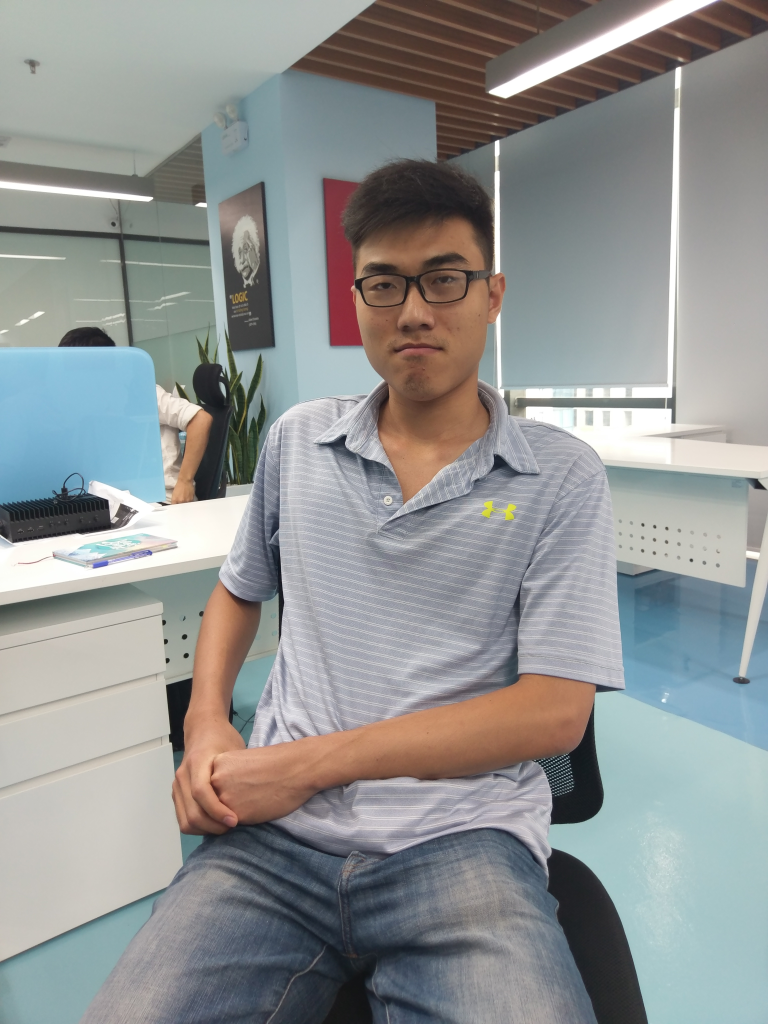
#> input picture img/test_chau2.jpg, 3072 x 4096 px (shown at 1/4 size)
$ python train.py --dataset ../img
#> lines starting #> are read from the running program, lines starting #| are printed output that depends on the picture

import cv2
import os
import datetime
import pickle
import argparse
import numpy as np
from imutils import paths

# global var
debug = True
FACE_SIZE = 165


def debug(msg, end='\n'):
    """
    useful functions because I don't want to write
    long code
    """
#> in prepare_training_data, image is the input picture: shape (4096, 3072, 3); mean B, G, R 146.2, 146.9, 144.6
    print(msg, end=end) if debug else 0

# [45 lines left out: functions draw_rect, detect_face, not called in this run]

def detect_face2(img):
    """
    function to detect face, using openCV
    different from detect_face: this will
    return same size for all faces.
    EigenFace, FisherFace requires same size

    :param img, <ndarray> input image
    """

    # convert img to gray scale, as opencv face detector expects
    # gray images
    gray = cv2.cvtColor(img, cv2.COLOR_BGR2GRAY)
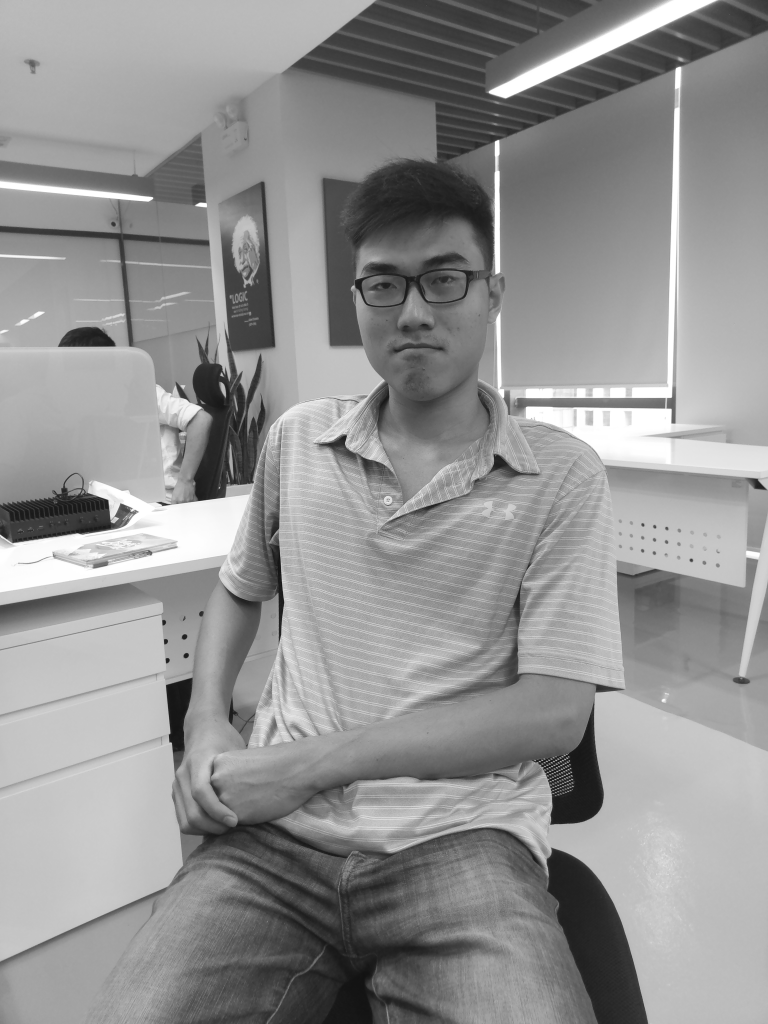
#> gray: shape (4096, 3072) (shown at 1/4 size); min 3, max 255, mean 146.2

    # load face detector
    face_cascade = cv2.CascadeClassifier("../cv_train/haarcascade_frontalface_default.xml")

    # detect face
    faces = face_cascade.detectMultiScale(gray, scaleFactor=1.2, minNeighbors=5)
#> faces = [[1305, 859, 707, 707]]

    # if no faces detected, return orignal img
    if len(faces) == 0:
        return None, None

    # extract first face
    (x, y, w, h) = faces[0]
#> x = 1305; y = 859; w = 707; h = 707

    # return only face part of image
    # w == h. so I guess it's fine to use
    # either to slice
    face = gray[y:y+w, x:x+h]
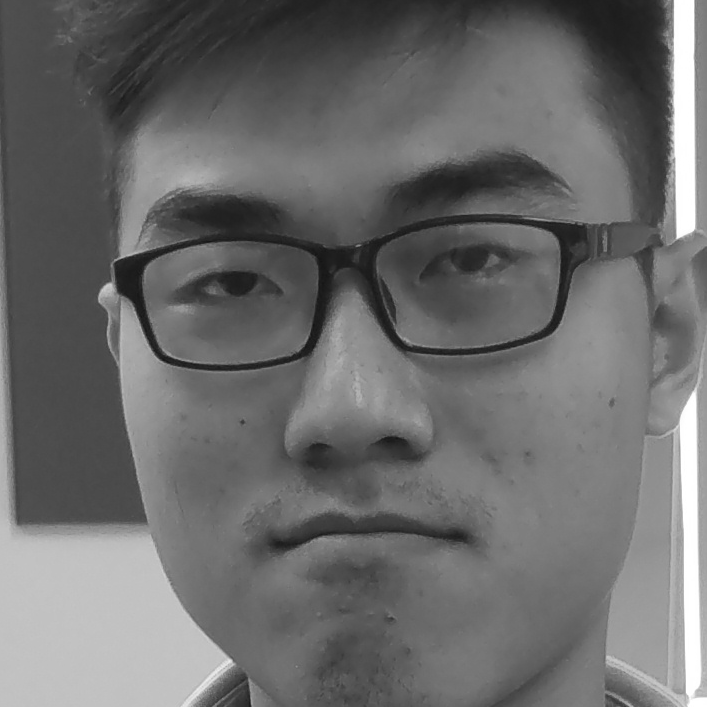
#> face: shape (707, 707); min 19, max 255, mean 107.9
    face = cv2.resize(face, (FACE_SIZE, FACE_SIZE))
#> face: shape (165, 165)

    return face, faces[0]

def prepare_training_data(dataset_path):
    """
    prepare data for training

    :param dataset_path, [str], path to dataset
    :return face_list, [list<opencv images>], contain cropped images
    :return id_list, [list<int>], contains ids correspond to face
    :return name_list, [list<str>], list name, should be once for a name
    because id will be the index of name_list

    """

    # get all image paths
    # list: [path1, path2, ...]
    imagePaths = list(paths.list_images(dataset_path))

    # var
    old_name = None
    name = None
    id = 0
    id_list = []
    face_list = []
    name_list = [""]    # first name is dummy

    # loop over image paths
    # i =  1=> len(imagePaths)-1
    # imagePath = "dataset/chau/file1.jpg"
    for (i, imagePath) in enumerate(imagePaths):

        # os.path.sep = '\'
        # get dir_name above image files
        # ex: dataset/chau/file1.png
        # output: chau
        name = imagePath.split(os.path.sep)[-2]

        # detect face
        debug("[INFO] detect face: {}/{}: {}".format(i+1, len(imagePaths), name), end=" ")
        image = cv2.imread(imagePath)
        gray_face, rect = detect_face2(image)
#> rect = [1305, 859, 707, 707]

        # if face not found
        if gray_face is None:
            debug("=> face not found")
            continue

        # if face found
        # if change person, update name
        # update label
        if old_name != name:
            id += 1
            old_name = name
            name_list.append(name)

        # add to list
        debug("=> OK")
        id_list.append(id)
        face_list.append(gray_face)


    return face_list, id_list, name_list

# [7 lines left out: function test1, not called in this run]


def main():

    # parse arg
    ap = argparse.ArgumentParser()
    ap.add_argument("-d", "--dataset", required=True,
                help="path to dataset images")
    args = vars(ap.parse_args())

    # prepare data
    debug("[INFO] prepare data...")
    face_list, id_list, name_list = prepare_training_data(args["dataset"])
#> face_list = 1 item; id_list = [1]; name_list = ['', 'img']

    # print
    debug("[INFO] Total faces: " + str(len(face_list)))
    debug("[INFO] Total labels: " + str(len(id_list)))

    # train
    # create LBPH face recognizer
    debug("[INFO] training data: EigenFace")
    face_recognizer = cv2.face.EigenFaceRecognizer_create()
    #face_recognizer = cv2.face.LBPHFaceRecognizer_create()
    face_recognizer.train(face_list, np.array(id_list))

    # create a unique name to save file
    # because I don't want to many cmd args
    # now: type = str
    now = datetime.datetime.now().strftime('%Y-%m-%d@%H:%M:%S')

    # save training data
    db_path = "db{}.yml".format(now)
    debug("[INFO] output: train file: " + db_path)
    face_recognizer.save(db_path)

    # save name list
    name_path = "name{}.pickle".format(now)
    debug("[INFO] output: name file: " + name_path)
    file_handler = open(name_path, 'wb')
    pickle.dump(name_list, file_handler)
    file_handler.close()

    # exit
    debug("[INFO] You can change file_names later. :-| ")
    debug("[INFO] Exit.")


if __name__=='__main__':
    main()

$ run again, with img/test_chau4.jpg copied over img/test_chau2.jpg
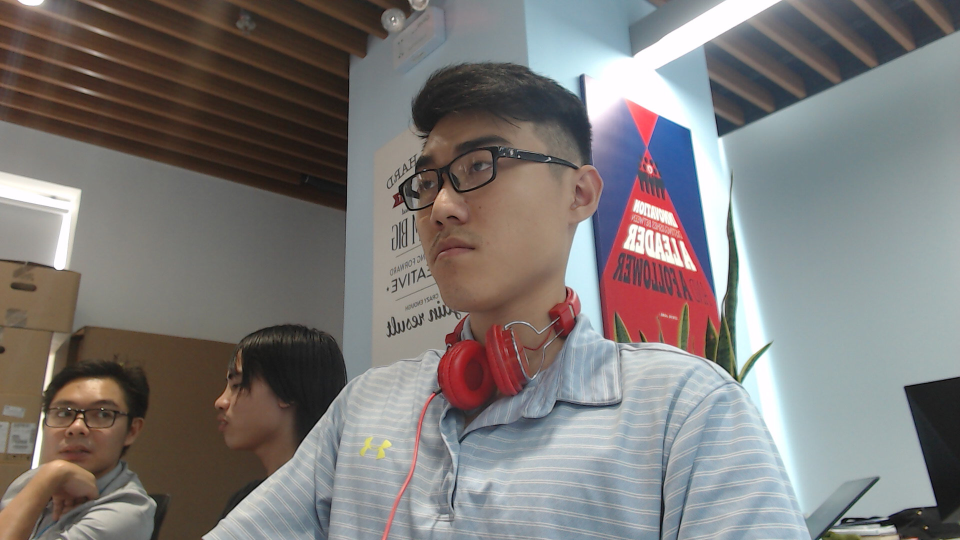
#> input picture img/test_chau4.jpg, 1920 x 1080 px (shown at 1/2 size)
#> in prepare_training_data, image is the input picture: shape (1080, 1920, 3); mean B, G, R 119.9, 121.6, 125.3
#> in detect_face2, `gray = cv2.cvtColor(img, cv2.COLOR_BGR2GRAY)`:
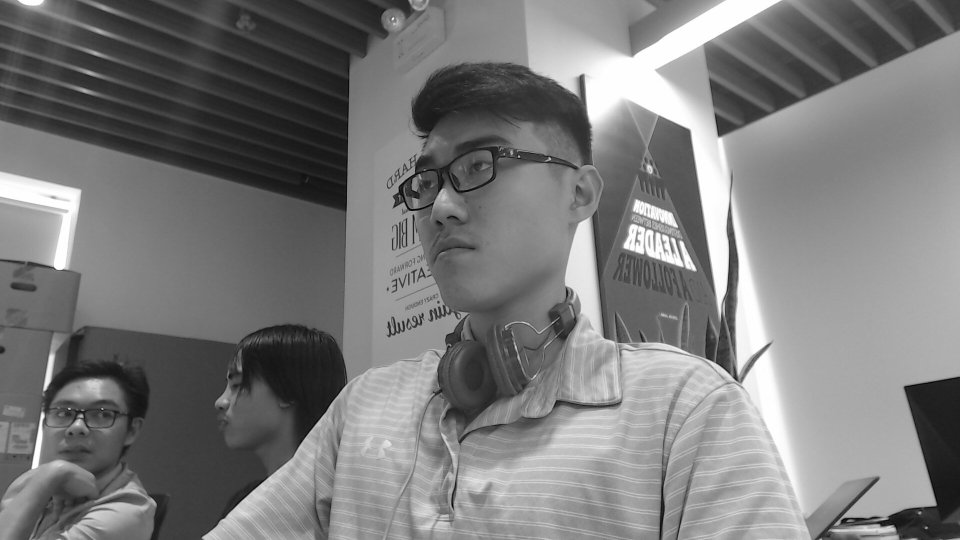
#> gray: shape (1080, 1920) (shown at 1/2 size); min 0, max 255, mean 122.5
#> faces = [[71, 757, 182, 182]]
#> x = 71; y = 757; w = 182
#> in detect_face2, `face = gray[y:y+w, x:x+h]`:
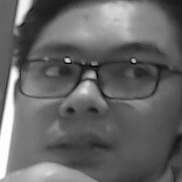
#> face: shape (182, 182); min 3, max 255, mean 102
#> rect = [71, 757, 182, 182]
#> face_list = 1 item; id_list = [1]; name_list = ['', 'img']

$ run again, with img/biden.jpg copied over img/test_chau2.jpg
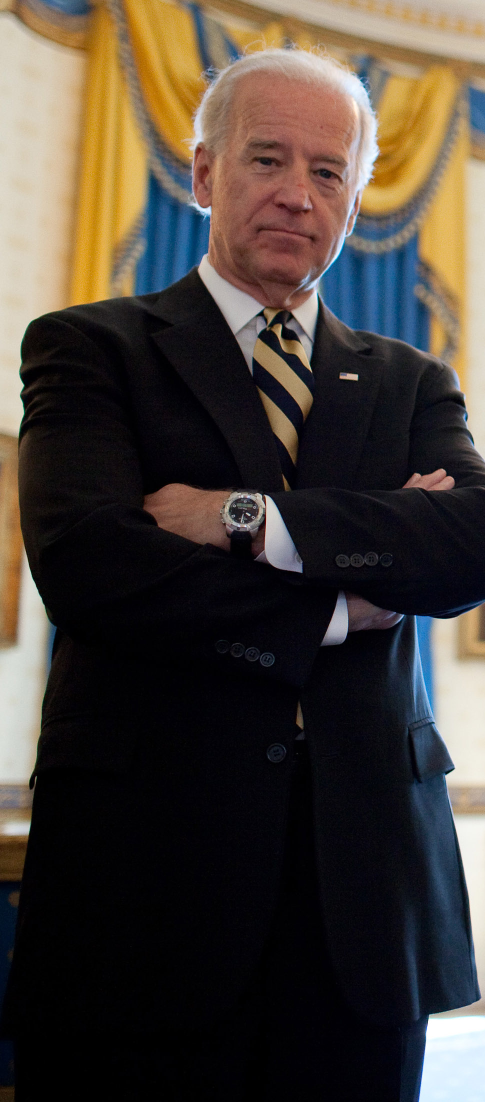
#> input picture img/biden.jpg, 970 x 2204 px (shown at 1/2 size)
#> in prepare_training_data, image is the input picture: shape (2204, 970, 3); mean B, G, R 55.5, 62.7, 70.7
#> in detect_face2, `gray = cv2.cvtColor(img, cv2.COLOR_BGR2GRAY)`:
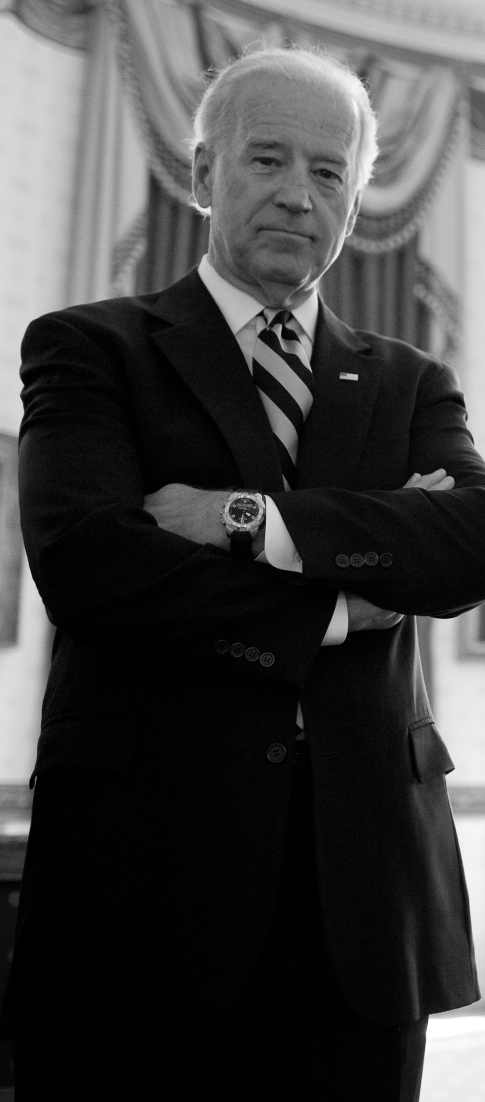
#> gray: shape (2204, 970) (shown at 1/2 size); min 0, max 255, mean 64.3
#> faces = [[431, 208, 320, 320]]
#> x = 431; y = 208; w = 320
#> in detect_face2, `face = gray[y:y+w, x:x+h]`:
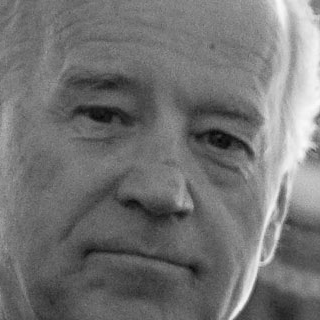
#> face: shape (320, 320); min 4, max 250, mean 114.9
#> rect = [431, 208, 320, 320]
#> face_list = 1 item; id_list = [1]; name_list = ['', 'img']

$ run again, with img/chau.jpg copied over img/test_chau2.jpg
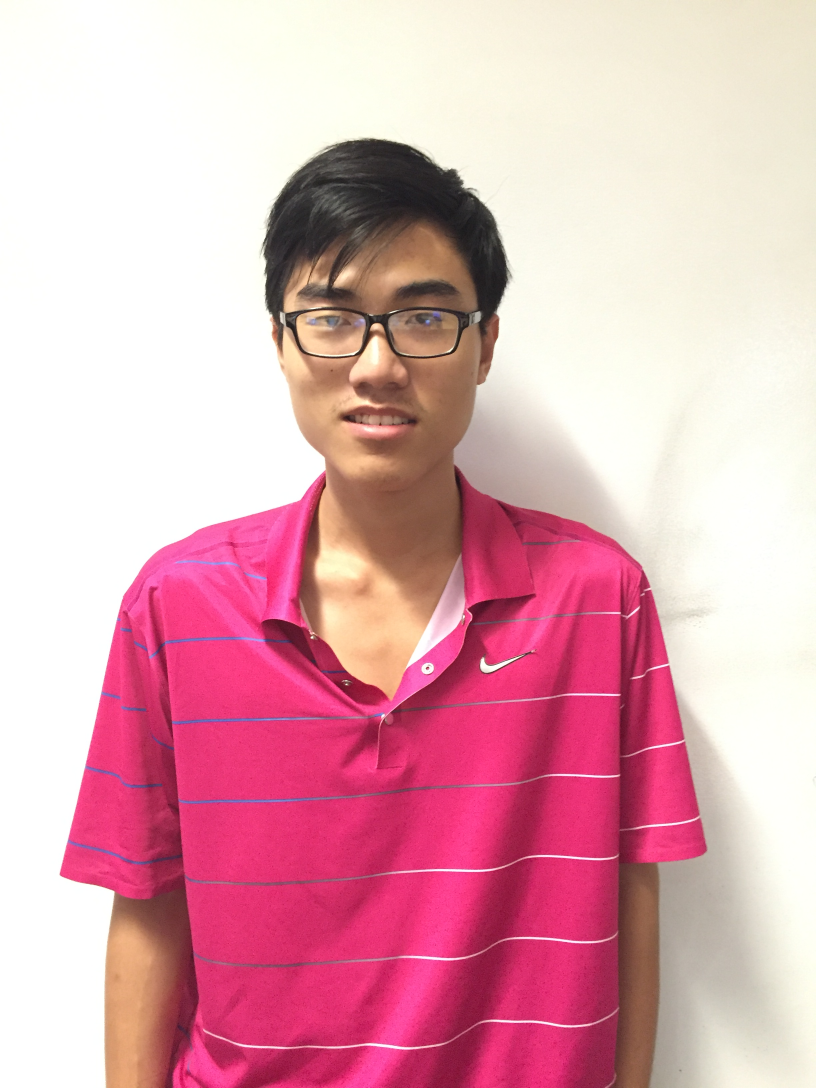
#> input picture img/chau.jpg, 2448 x 3264 px (shown at 1/3 size)
#> in prepare_training_data, image is the input picture: shape (3264, 2448, 3); mean B, G, R 178.8, 168.2, 224.7
#> in detect_face2, `gray = cv2.cvtColor(img, cv2.COLOR_BGR2GRAY)`:
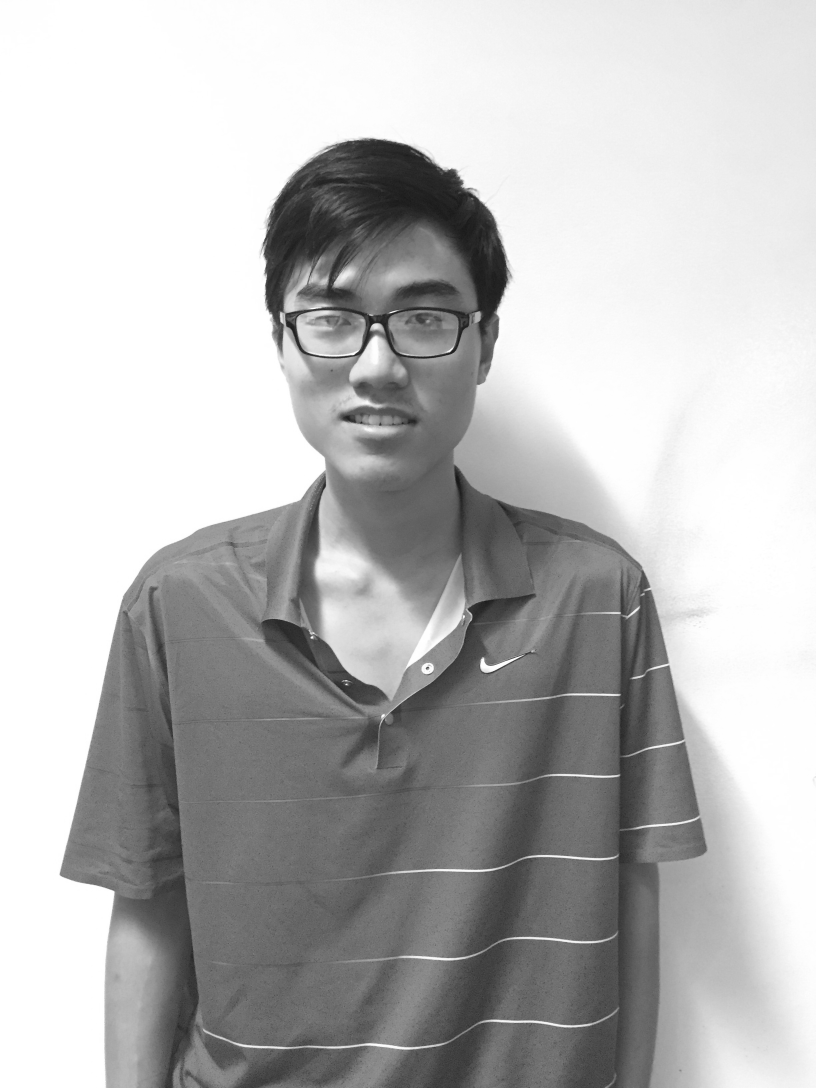
#> gray: shape (3264, 2448) (shown at 1/3 size); min 13, max 255, mean 186.3
#> faces = [[727, 582, 861, 861]]
#> x = 727; y = 582; w = 861
#> in detect_face2, `face = cv2.resize(face, (FACE_SIZE, FACE_SIZE))`:
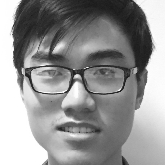
#> face: shape (165, 165); min 23, max 255, mean 147.9
#> rect = [727, 582, 861, 861]
#> face_list = 1 item; id_list = [1]; name_list = ['', 'img']
